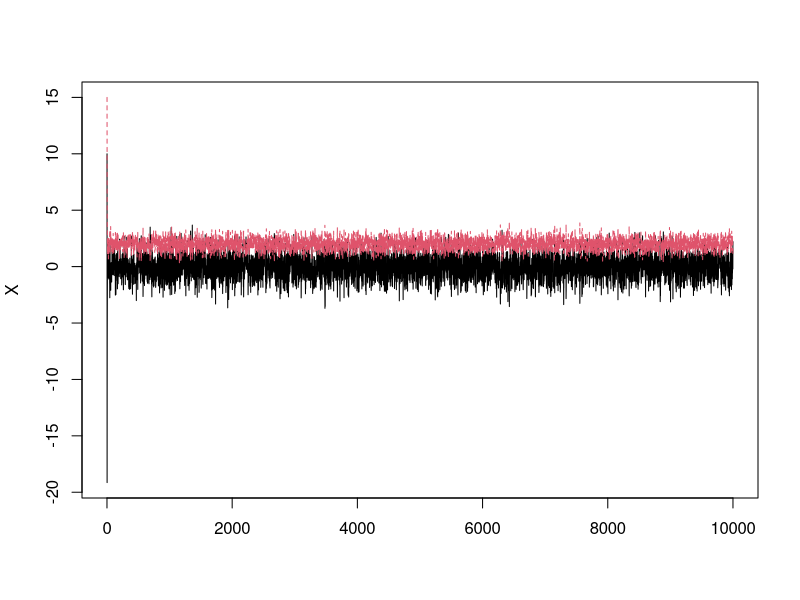
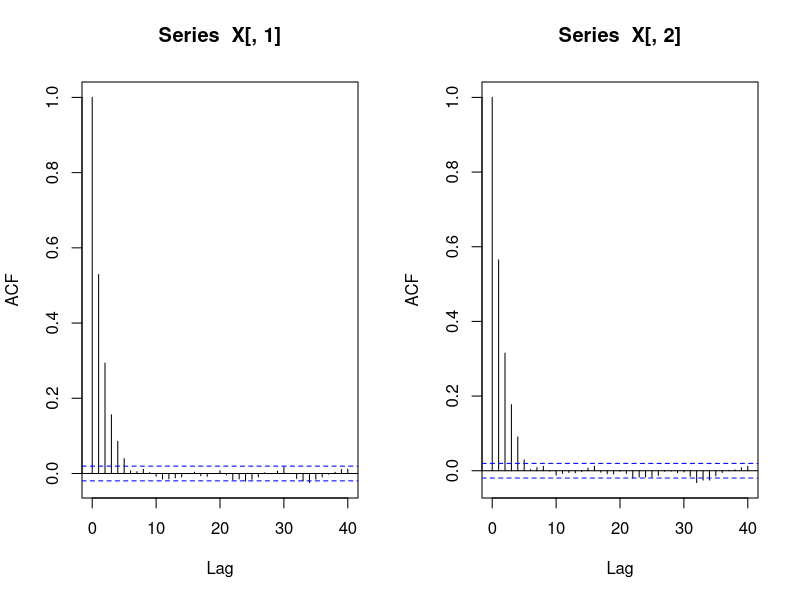
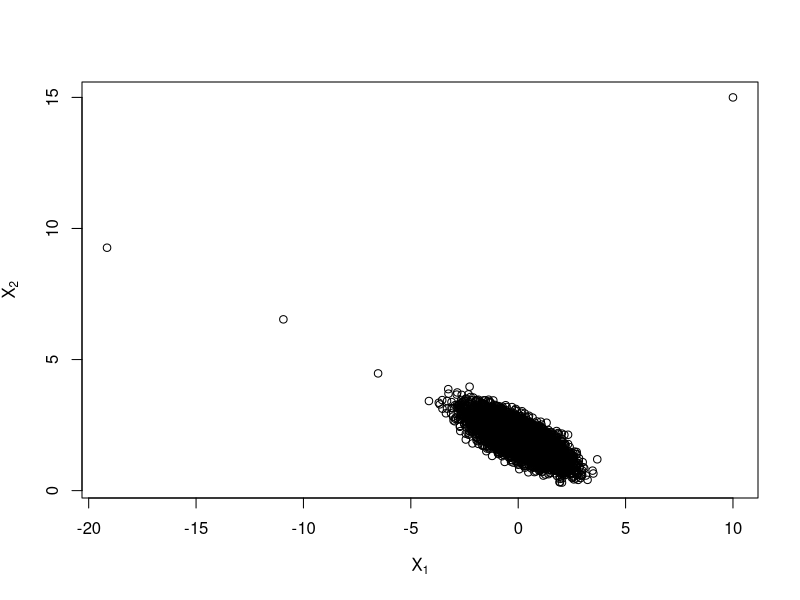
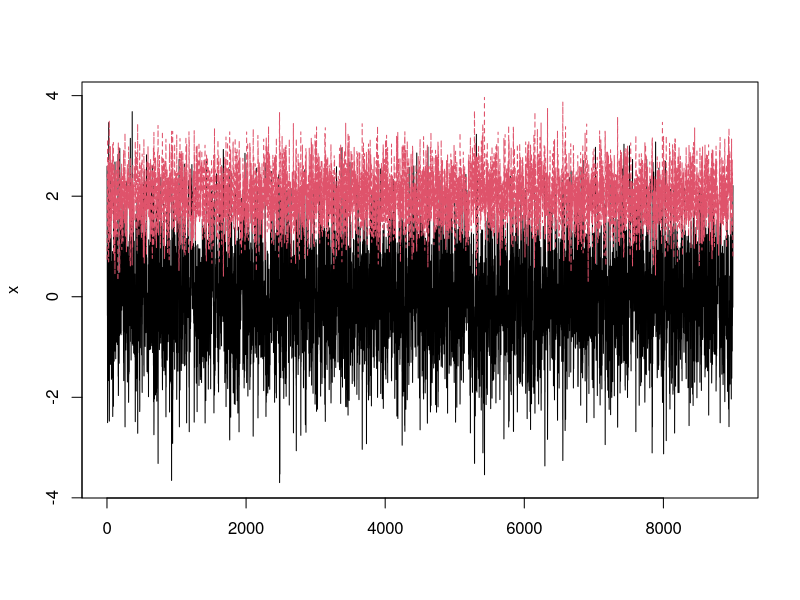
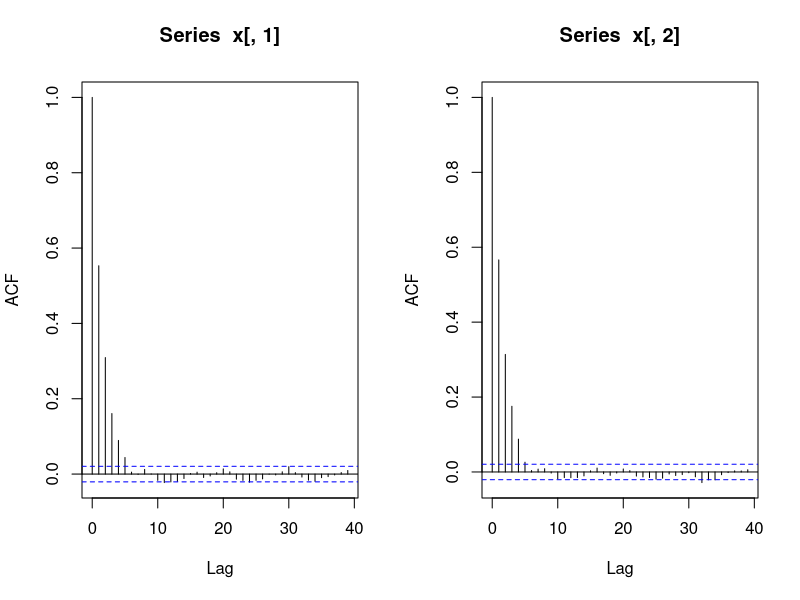
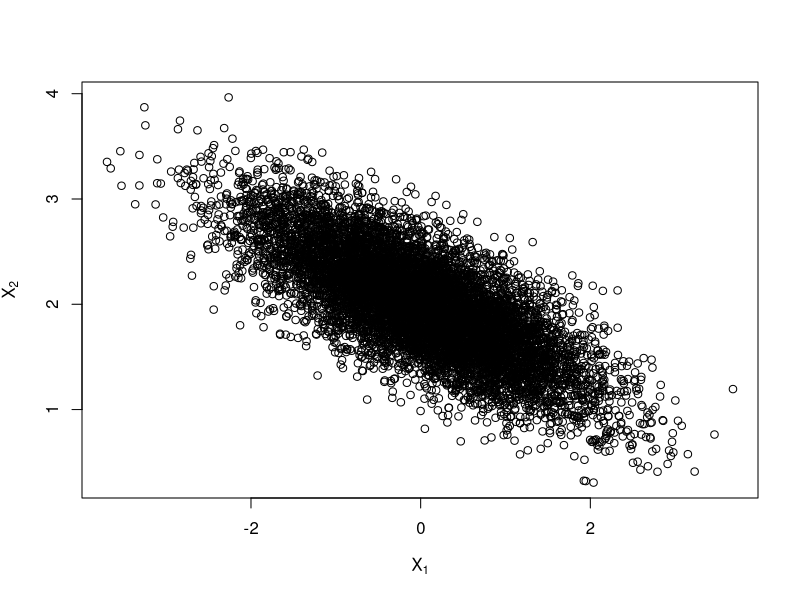
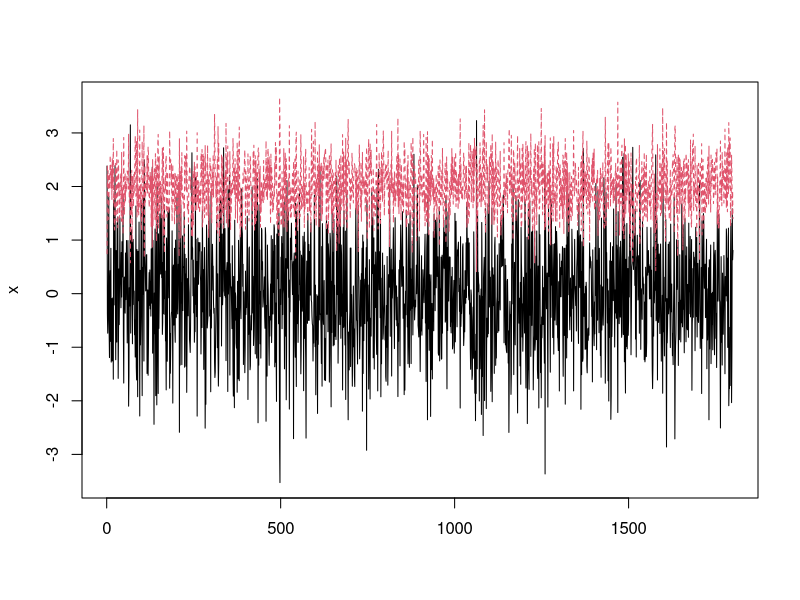
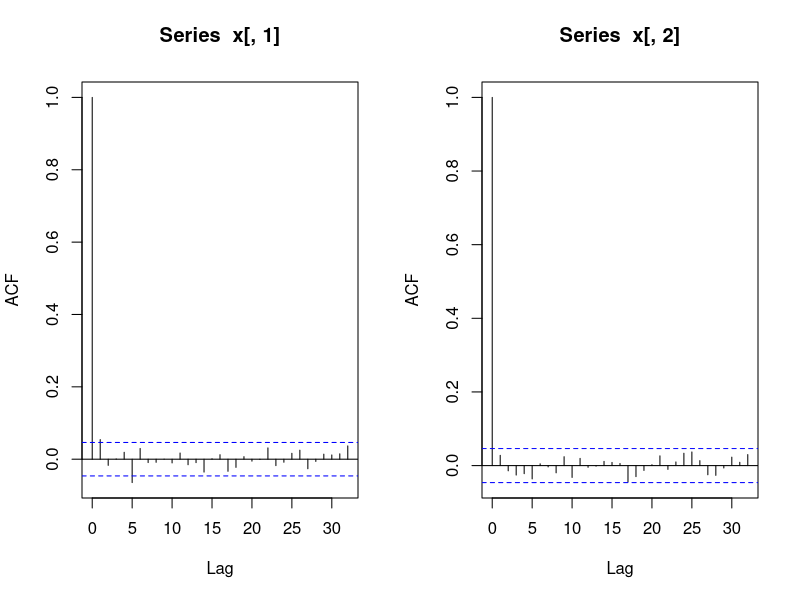

Write the R code that produced these figures, in order.
## Define constantes
N <- 10000
## Burnin
burn <- 1000
## Matriz para armazenar as amostras
X <- matrix(0, N, 2)

## Define parametros da Normal bivariada
rho <- -.75
mu1 <- 0
mu2 <- 2
sigma1 <- 1
sigma2 <- .5
s1 <- sqrt(1 - rho^2) * sigma1
s2 <- sqrt(1 - rho^2) * sigma2

## Valores iniciais: propositalmente valores discrepantes
X[1, ] <- c(10, 15)

## Gera a cadeia
for (i in 2:N) {
  x2 <- X[i-1, 2]
  m1 <- mu1 + rho * (x2 - mu2) * sigma1/sigma2
  X[i, 1] <- rnorm(1, m1, s1)
  x1 <- X[i, 1]
  m2 <- mu2 + rho * (x1 - mu1) * sigma2/sigma1
  X[i, 2] <- rnorm(1, m2, s2)
}

## Cadeias (mude os valores iniciais para ver convergencia)
matplot(X, type = "l")

## Correlacao entre os valores
par(mfrow = c(1, 2))
acf(X[,1])
acf(X[,2])

par(mfrow = c(1, 1))
## Conjunta
plot(X, main = "", xlab = bquote(X[1]),
     ylab = bquote(X[2]), ylim = range(X[, 2]))

## Descarta os primeiros 1000 valores
b <- burn + 1
x <- X[b:N, ]
matplot(x, type = "l")

## Nao elimina o problema de autocorrelacao...
par(mfrow = c(1, 2))
acf(x[,1])
acf(x[,2])

par(mfrow = c(1, 1))
## ... mas elimina o problema dos valores iniciais discrepantes
plot(x, main = "", xlab = bquote(X[1]),
     ylab = bquote(X[2]), ylim = range(x[, 2]))

## Tamanho da amostra após o burnin
dim(x)

## Faz o thinning
x <- x[seq(1, nrow(x), 5), ]
dim(x)

## Confere novamente
matplot(x, type = "l")

## Agora elimina o problema de autocorrelacao
par(mfrow = c(1, 2))
acf(x[,1])
acf(x[,2])

par(mfrow = c(1, 1))
## Conjunta
plot(x, main = "", xlab = bquote(X[1]),
     ylab = bquote(X[2]), ylim = range(x[, 2]))

## Compara com as marginais
## NOTE que no caso da normal bivariada, as marginais são normais com os
## respectivos parâmetros mu e sigma
par(mfrow = c(1, 2))
hist(x[, 1], freq = FALSE)
curve(dnorm(x, mu1, sigma1), col = 2, add = TRUE)
hist(x[, 2], freq = FALSE)
curve(dnorm(x, mu2, sigma2), col = 2, add = TRUE)

par(mfrow = c(1, 1))
## Compara estatisticas
colMeans(x)

cov(x)

cor(x)